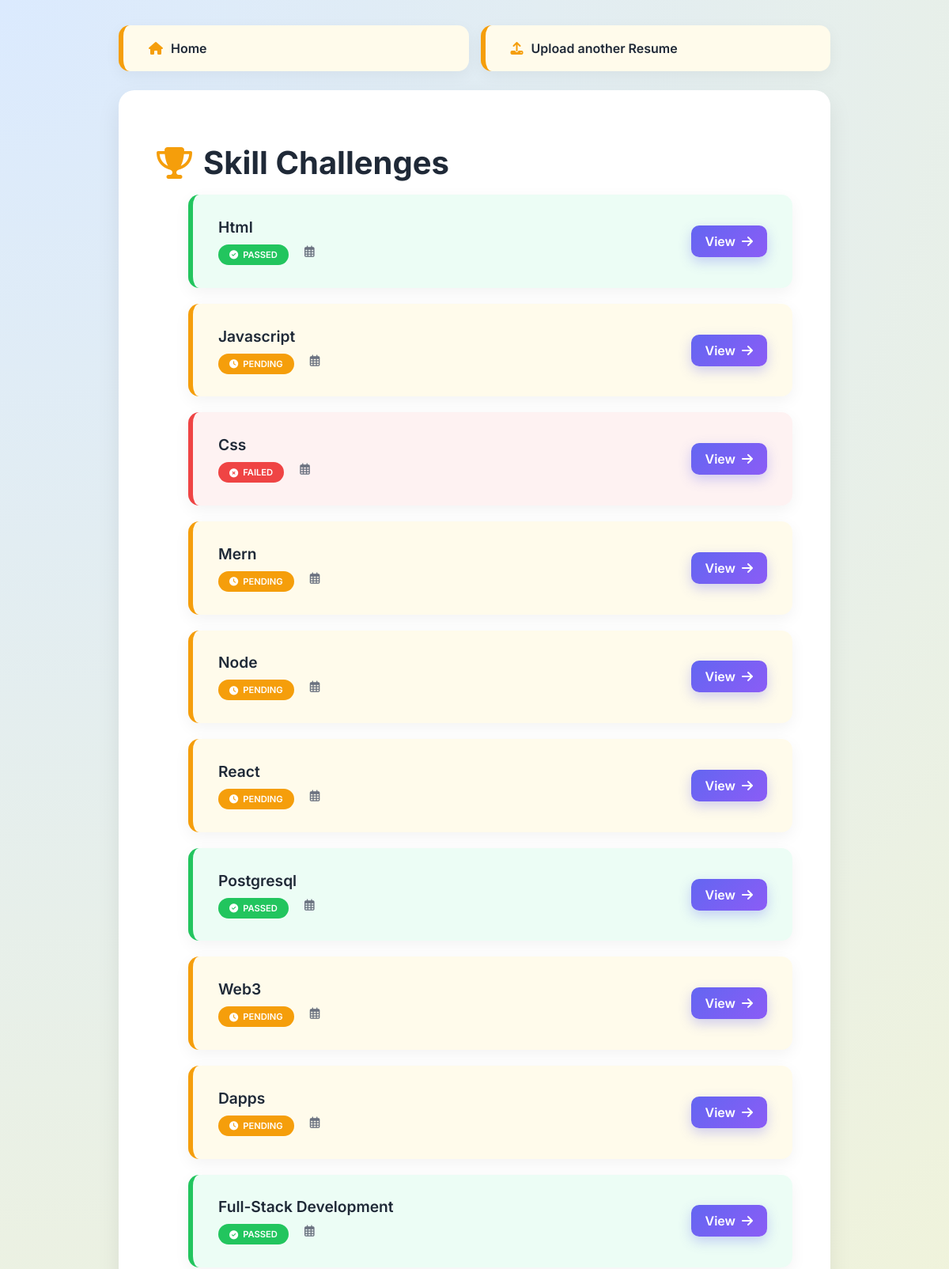
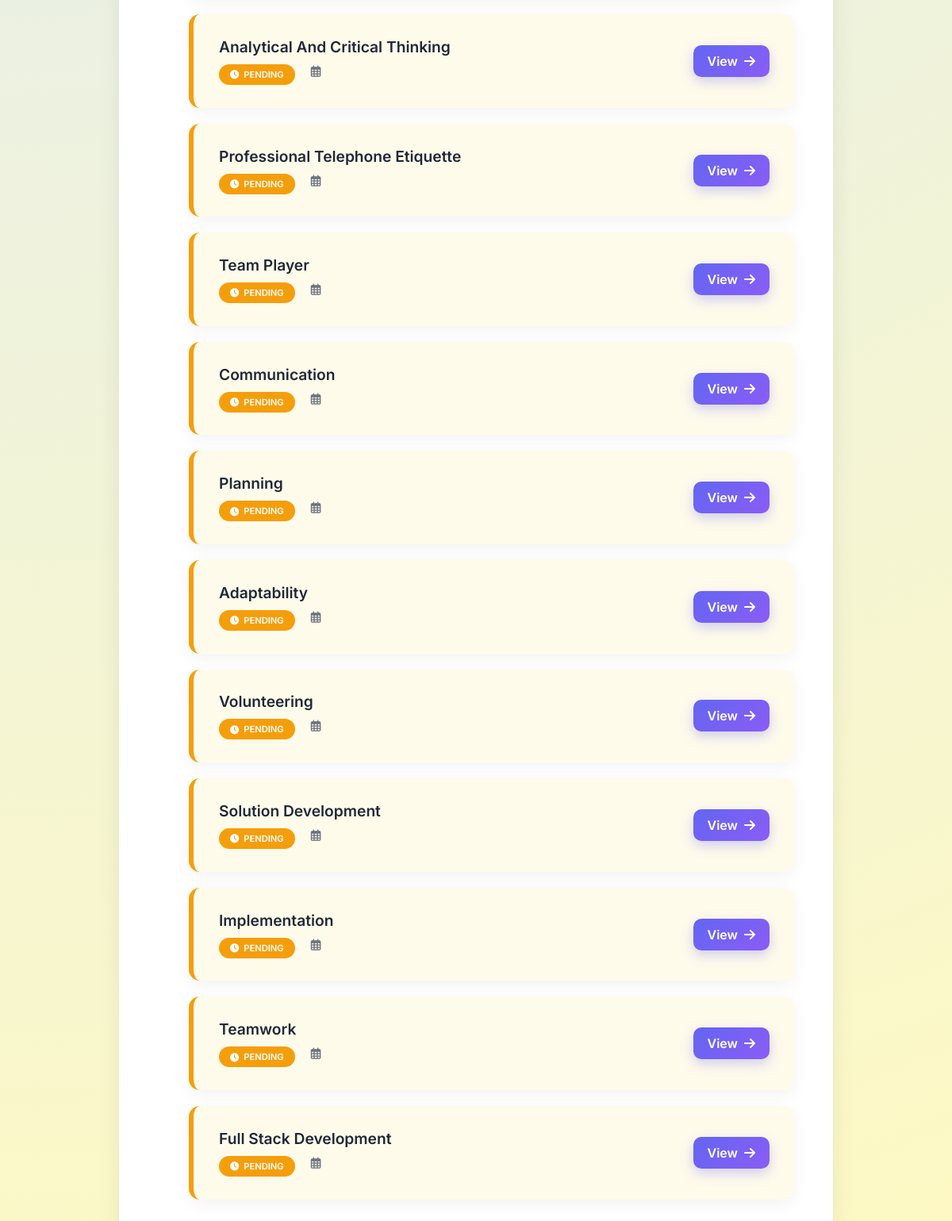
/challenges/ (signed in), run on the app's committed database (2 pictures, top to bottom).
### core/models.py (models this page shows, shortened)
class Challenge(models.Model):
    STATUS_CHOICES = [
        ('PENDING', 'Pending'),
        ('PASSED', 'Passed'),
        ('FAILED', 'Failed'),
    ]
    user = models.ForeignKey(User, on_delete=models.CASCADE)
    skill = models.ForeignKey(Skill, on_delete=models.CASCADE)
    description = models.TextField()
    reason = models.TextField(blank=True, null=True)
    mcq_questions = models.JSONField(default=list)  # Contains all MCQ data including answers
    status = models.CharField(max_length=50, choices=STATUS_CHOICES, default="PENDING")

class Skill(models.Model):
    name = models.CharField(max_length=100, unique=True)

### core/views.py (the view)
# urls.py: path('challenges/', views.challenge_list, name='challenge_list'),
@login_required
def challenge_list(request):
    challenges = Challenge.objects.filter(user=request.user)
    return render(request, 'core/challenges_list.html', {'challenges': challenges})

### core/templates/core/challenges_list.html (shortened to what this page needs)
<!DOCTYPE html>
<html lang="en">
<head>
  <link rel="stylesheet" href="https://cdnjs.cloudflare.com/ajax/libs/font-awesome/6.4.0/css/all.min.css" />
  <link rel="stylesheet" href="https://cdnjs.cloudflare.com/ajax/libs/animate.css/4.1.1/animate.min.css"/>
</head>
<body>
  <div class="action-buttons">
    <a href="{% url 'index' %}" class="action-btn">
      <i class="fas fa-home"></i> Home
    </a>
    <a href="{% url 'upload_resume' %}" class="action-btn">
      <i class="fas fa-upload"></i> Upload another Resume
    </a>
  </div>
  <div class="container">
    <h1><i class="fas fa-trophy"></i> Skill Challenges</h1>
    {% if challenges %}
    <ul class="challenge-list">
      {% for challenge in challenges %}
      <li
        class="challenge-item {% if challenge.status == 'PASSED' %}passed{% elif challenge.status == 'FAILED' %}failed{% else %}pending{% endif %}"
      >
        <div class="challenge-info">
          <div class="skill-name">{{ challenge.skill.name }}</div>
          <div class="meta-info">
            <span class="status {% if challenge.status == 'PASSED' %}passed{% elif challenge.status == 'FAILED' %}failed{% else %}pending{% endif %}">
              <i class="fas {% if challenge.status == 'PASSED' %}fa-check-circle{% elif challenge.status == 'FAILED' %}fa-times-circle{% else %}fa-clock{% endif %}"></i>
              {{ challenge.status }}
            </span>
            <span><i class="far fa-calendar-alt"></i> {{ challenge.created_at|date:"M d, Y" }}</span>
          </div>
        </div>
        <a href="{% url 'challenge_detail' challenge.id %}" class="view-btn">
          View <i class="fas fa-arrow-right"></i>
        </a>
      </li>
      {% endfor %}
    </ul>
    {% endif %}
  </div>
</body>
</html>

### core/templates/core/challenges_list.html (style rules this page uses)
:root { --passed: #22c55e; --failed: #ef4444; --pending: #f59e0b; --text-dark: #1f2937; --text-light: #6b7280; --bg: #f9fafb; --card-bg: #fff; --primary-gradient: linear-gradient(135deg, #6366f1, #8b5cf6); --primary-hover: linear-gradient(135deg, #4f46e5, #7c3aed); --success-gradient: linear-gradient(135deg, #10b981, #22c55e); --success-hover: linear-gradient(135deg, #059669, #16a34a); }
* { box-sizing: border-box; }
body { margin: 0; padding: 0; background: radial-gradient(circle at top left, #dbeafe, #fef9c3); font-family: 'Inter', sans-serif; color: var(--text-dark); min-height: 100vh; display: flex; flex-direction: column; justify-content: flex-start; align-items: center; padding: 2rem 1rem; }
.action-buttons { max-width: 900px; width: 100%; margin-bottom: 1.5rem; display: flex; gap: 15px; }
.action-btn { background: #fffbeb; border-left: 6px solid var(--pending); color: var(--text-dark); padding: 1.2rem 2rem; border-radius: 14px; font-weight: 600; text-decoration: none; display: flex; align-items: center; gap: 10px; box-shadow: 0 6px 20px rgba(0,0,0,0.05); transition: all 0.3s ease; flex: 1; font-size: 1rem; }
.action-btn i { color: var(--pending); }
.container { background: var(--card-bg); max-width: 900px; width: 100%; padding: 2.5rem 3rem; border-radius: 20px; box-shadow: 0 12px 30px rgba(0,0,0,0.08); animation: fadeInUp 1s ease both; position: relative; }
h1 { font-size: 2.5rem; font-weight: 700; margin-bottom: 1rem; display: flex; align-items: center; gap: 14px; }
h1 i { color: var(--pending); animation: bounce 1.5s infinite; }
.challenge-list { display: flex; flex-direction: column; gap: 20px; }
.challenge-item { background: #fff; border-left: 6px solid transparent; padding: 1.8rem 2rem; border-radius: 14px; display: flex; justify-content: space-between; align-items: center; box-shadow: 0 6px 20px rgba(0,0,0,0.05); transform: translateY(20px); opacity: 0; animation: slideFade 0.7s ease forwards; }
.challenge-item:nth-child(1) { animation-delay: 0.1s; }
.challenge-item:nth-child(2) { animation-delay: 0.2s; }
.challenge-item:nth-child(3) { animation-delay: 0.3s; }
.challenge-item:nth-child(4) { animation-delay: 0.4s; }
.challenge-item.passed { border-left-color: var(--passed); background: #ecfdf5; }
.challenge-item.failed { border-left-color: var(--failed); background: #fef2f2; }
.challenge-item.pending { border-left-color: var(--pending); background: #fffbeb; }
.challenge-info { display: flex; flex-direction: column; gap: 10px; }
.skill-name { font-size: 1.2rem; font-weight: 600; }
.meta-info { display: flex; gap: 20px; font-size: 0.9rem; color: var(--text-light); }
.status { display: inline-flex; align-items: center; gap: 6px; font-weight: 600; padding: 6px 14px; border-radius: 999px; text-transform: uppercase; font-size: 0.7rem; transition: transform 0.3s ease; }
.status.passed { background: var(--passed); color: #fff; }
.status.failed { background: var(--failed); color: #fff; }
.status.pending { background: var(--pending); color: #fff; }
.view-btn { background: var(--primary-gradient); color: #fff; padding: 10px 18px; border: none; border-radius: 10px; font-weight: 600; text-decoration: none; display: flex; align-items: center; gap: 8px; box-shadow: 0 6px 16px rgba(99, 102, 241, 0.3); transition: all 0.3s ease; }

### data on the page
Challenge: skill.name "Html", status "PASSED"
Challenge: skill.name "Javascript", status "PENDING"
Challenge: skill.name "Css", status "FAILED"
Challenge: skill.name "Mern", status "PENDING"
Challenge: skill.name "Node", status "PENDING"
Challenge: skill.name "React", status "PENDING"
Challenge: skill.name "Postgresql", status "PASSED"
Challenge: skill.name "Web3", status "PENDING"
Challenge: skill.name "Dapps", status "PENDING"
Challenge: skill.name "Full-Stack Development", status "PASSED"
Challenge: skill.name "Analytical And Critical Thinking", status "PENDING"
Challenge: skill.name "Professional Telephone Etiquette", status "PENDING"
Challenge: skill.name "Team Player", status "PENDING"
Challenge: skill.name "Communication", status "PENDING"
Challenge: skill.name "Planning", status "PENDING"
Challenge: skill.name "Adaptability", status "PENDING"
Challenge: skill.name "Volunteering", status "PENDING"
Challenge: skill.name "Solution Development", status "PENDING"
Challenge: skill.name "Implementation", status "PENDING"
Challenge: skill.name "Teamwork", status "PENDING"
Challenge: skill.name "Full Stack Development", status "PENDING"
